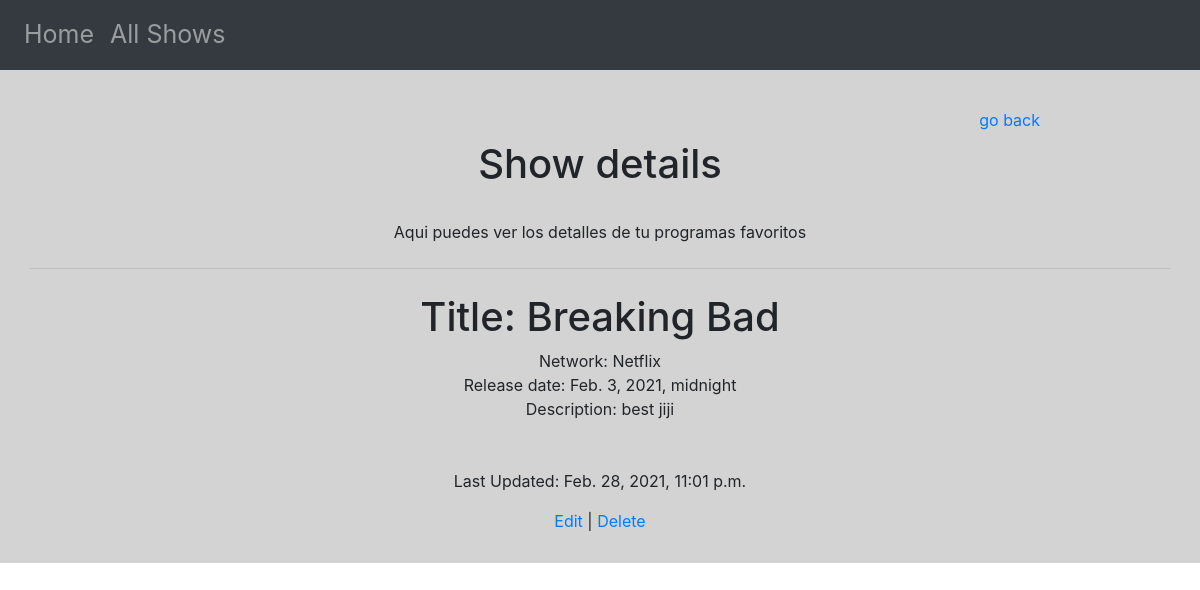
Screenshot of /shows/3 with the database file from the repository.
### show_app/models.py (models this page shows)
class Show(models.Model):
    title = models.CharField(max_length=255)
    network = models.CharField(max_length=255)
    release_date = models.DateTimeField()
    desc = models.TextField()
    created_at = models.DateTimeField(auto_now_add=True)
    updated_at = models.DateTimeField(auto_now=True)
    objects = ShowManager()

### show_app/views.py (the view)
# urls.py: path('shows/<show_id>', views.show),
def show(request, show_id):
    context = {
        'details_show': Show.objects.filter(id=show_id),
    }
    return render(request, 'show.html', context)

### show_app/templates/show.html (shortened to what this page needs)
<!DOCTYPE html>
<html lang="en">
<head>
     {% load static %}
      <link rel="stylesheet" href="{% static 'css/style.css' %}">
    <link rel="stylesheet" href="https://cdn.jsdelivr.net/npm/bootstrap@4.5.3/dist/css/bootstrap.min.css">
</head>
<body>
<div class="navbar navbar-expand-lg navbar-light bg-light navbar navbar-dark bg-dark">
        <ul class="navbar-nav mr-auto">
            <li class="nav-item">
                <a class="nav-link boot" href="/">Home</a>
            </li>
            <li class="nav-item">
                <a class="nav-link boot" href="/shows">All Shows</a>
            </li>
        </ul>
    </div>
    <div id="bloque1">
        <div id="goback"> <a class="nav-link" href="/shows">go back</a> </div>
        <h1>Show details</h1><br>
        <p>Aqui puedes ver los detalles de tu programas favoritos </p>
        <hr class="my-4">
        <div>
        {% for show in details_show %}
            <h1>Title: {{ show.title }}</h1>
            <p>Network: {{ show.network }}
                <br> Release date: {{ show.release_date }}
                <br> Description: {{ show.desc }}
            <br> <br> <br>
            Last Updated: {{ show.updated_at }}</p>
        </div>
        <a href="/shows/{{ show.id }}/edit">Edit</a> | <a href="/shows/{{show.id}}/destroy">Delete</a>
        {% endfor %}
    </div>
</body>
</html>

### show_app/static/css/style.css (style rules this page uses)
#bloque1 { background-color: lightgrey; text-align: center; width: 100%; min-height: 400px; padding: 30px; }
#goback { width:90%; text-align: right; }
.boot { font-size: 25px; }

### rows the page displays
Show: title "Breaking Bad", network "Netflix", release_date "Feb. 3, 2021, midnight", desc "best jiji", updated_at "Feb. 28, 2021, 11:01 p.m."
